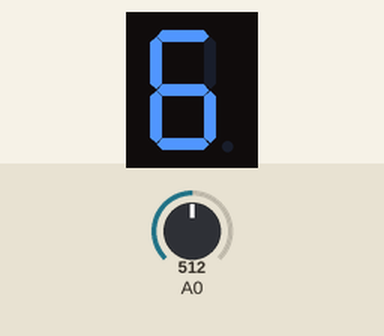
Recording of a sketch running on a simulated Arduino Uno, built with avr-gcc and run on an emulated ATmega328P. Shown: 1-digit seven-segment display. Wiring (inferred from the names in the program): 1-digit 7-segment display, segments lit when LOW: segments pin 7, pin 6, pin 5, pin 4, pin 3, pin 8, pin 9, pin 10. Inputs (shaded band) come from the test bench; at power-on: A0 = 512. The segment pins are drawn as the display they are named for.

Above: at 1.2 s.
1.3 s: A0 set to 716
At 2.6 s:
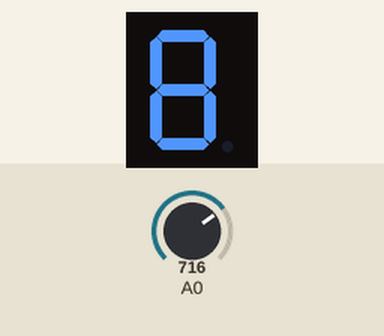
2.9 s: A0 set to 511
At 3.2 s:
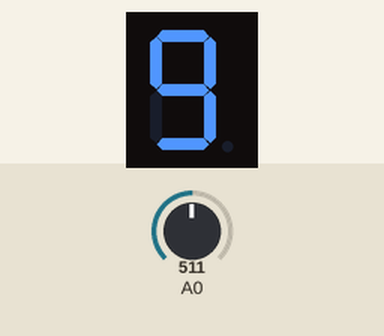
Timing chart, 0 to 5.9 s (numbered marks = the images above; inputs shaded):
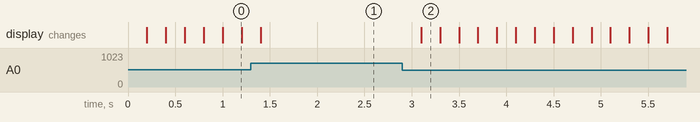

The sketch:

KEY2.ino
```cpp
 int a=7;
 int b=6;
 int c=5;
 int d=4;
 int e=3;
 int f=8;
 int g=9;
 int dp=10;

//显示数字1
 void digital_1(void)
 {
   digitalWrite(c,LOW);
   digitalWrite(b,LOW);
   digitalWrite(f,HIGH);
   digitalWrite(g,HIGH);
   digitalWrite(dp,HIGH);
   digitalWrite(a,HIGH);
   digitalWrite(e,HIGH);
   digitalWrite(d,HIGH);
 }

 //显示数字2
 void digital_2(void)
 {
   digitalWrite(c,HIGH);
   digitalWrite(b,LOW);
   digitalWrite(f,HIGH);
   digitalWrite(g,LOW);
   digitalWrite(dp,HIGH);
   digitalWrite(a,LOW);
   digitalWrite(e,LOW);
   digitalWrite(d,LOW);
}

//显示数字3
 void digital_3(void)
 {
   digitalWrite(c,LOW);
   digitalWrite(b,LOW);
   digitalWrite(f,HIGH);
   digitalWrite(g,LOW);
   digitalWrite(dp,HIGH);
   digitalWrite(a,LOW);
   digitalWrite(e,HIGH);
   digitalWrite(d,LOW);
 }

//显示数字4
 void digital_4(void)
 {
   digitalWrite(c,LOW);
   digitalWrite(b,LOW);
   digitalWrite(f,LOW);
   digitalWrite(g,LOW);
   digitalWrite(dp,HIGH);
   digitalWrite(a,HIGH);
   digitalWrite(e,HIGH);
   digitalWrite(d,HIGH);
    }

//显示数字5
 void digital_5(void)
 {
   digitalWrite(c,LOW);
   digitalWrite(b,HIGH);
   digitalWrite(f,LOW);
   digitalWrite(g,LOW);
   digitalWrite(dp,HIGH);
   digitalWrite(a,LOW);
   digitalWrite(e,HIGH);
   digitalWrite(d,LOW);
  }

//显示数字6
 void digital_6(void)
 {
   digitalWrite(c,LOW);
   digitalWrite(b,HIGH);
   digitalWrite(f,LOW);
   digitalWrite(g,LOW);
   digitalWrite(dp,HIGH);
   digitalWrite(a,LOW);
   digitalWrite(e,LOW);
   digitalWrite(d,LOW);
  }

//显示数字7
 void digital_7(void)
 {
   digitalWrite(c,LOW);
   digitalWrite(b,LOW);
   digitalWrite(f,HIGH);
   digitalWrite(g,HIGH);
   digitalWrite(dp,HIGH);
   digitalWrite(a,LOW);
   digitalWrite(e,HIGH);
   digitalWrite(d,HIGH);
 }

//显示数字8
 void digital_8(void)
 {
   digitalWrite(c,LOW);
   digitalWrite(b,LOW);
   digitalWrite(f,LOW);
   digitalWrite(g,LOW);
   digitalWrite(dp,HIGH);
   digitalWrite(a,LOW);
   digitalWrite(e,LOW);
   digitalWrite(d,LOW);
 }

//显示数字9
 void digital_9(void)
 {
   digitalWrite(c,LOW);
   digitalWrite(b,LOW);
   digitalWrite(f,LOW);
   digitalWrite(g,LOW);
   digitalWrite(dp,HIGH);
   digitalWrite(a,LOW);
   digitalWrite(e,HIGH);
   digitalWrite(d,LOW);
 }

//显示数字0
 void digital_0(void)
 {
   digitalWrite(c,LOW);
   digitalWrite(b,LOW);
   digitalWrite(f,LOW);
   digitalWrite(g,HIGH);
   digitalWrite(dp,HIGH);
   digitalWrite(a,LOW);
   digitalWrite(e,LOW);
   digitalWrite(d,LOW);
 }

 void setup()
 {
   int i;//定义发量
   for(i=3;i<=10;i++)
     pinMode(i,OUTPUT);//设置3～10 引脚为辒出模式
 }
 void loop()
 {
     while(1)
   {
     digital_1();//数字1
       while(analogRead(0)>512);//如果读到模拟0口癿值为0则说明有按键按下
     delay(200);//延时2s
     digital_2();
       while(analogRead(0)>512);
     delay(200);
     digital_3();
       while(analogRead(0)>512);
     delay(200);
     digital_4();
       while(analogRead(0)>512);
     delay(200);
     digital_5();
       while(analogRead(0)>512);
     delay(200);
     digital_6();
       while(analogRead(0)>512);
     delay(200);
     digital_7();
       while(analogRead(0)>512);
     delay(200);
     digital_8();
       while(analogRead(0)>512);
     delay(200);
     digital_9();
       while(analogRead(0)>512);
     delay(200);
     digital_0();
       while(analogRead(0)>512);
     delay(200);
      }
}
```

Measured:
- after the input at 2.9 s, the display: changes after 0.20 s (image 2)
